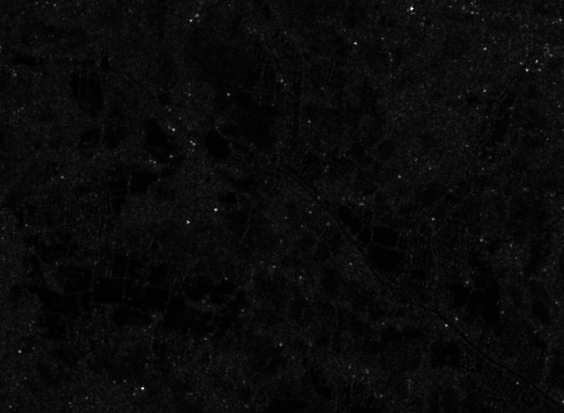
%> input picture subsetpost.tif, 564 x 413 px; the run also reads 1 picture not shown here
$ octave threshold_SD_v4.m   (GNU Octave 9; MATLAB toolbox functions it lacks are replaced by stand-ins)
%> lines starting %> are read from the running program, lines starting %| are printed output that depends on the picture; in (x1, y1, x2, y2) boxes, pixels count from 0 and x2, y2 are one past the last pixel; in counts of white or black regions, pixels touching at a corner belong together; the program's own positions count from 1; long printed decimals are rounded
IMG_post = double(imread('subsetpost.tif'));
%> IMG_post: size 413x564 double; min 20, max 4325, mean 198.5; mean of the top-left, top-right, bottom-left and bottom-right quarters 197, 227.3, 187.3, 182.7
IMG_pre = double(imread('subsetpre.tif'));
%> IMG_pre: size 413x564 double; min 0, max 5223, mean 259.2; mean of the top-left, top-right, bottom-left and bottom-right quarters 259.8, 266.2, 267.7, 243.3
% [4 lines of commented-out code are left out]

[r,c] = size(IMG_pre); %size of post and pre image is the same
%> r = 413; c = 564

%assumed threshold (-2sd)
t_post=std(IMG_post,0,"all")/2;
%> t_post = 53.49
t_pre=std(IMG_pre,0,"all")/2;
%> t_pre = 52.87
%find minimum pixel value
Vmin_post = min(IMG_post,[],"all");
%> Vmin_post = 20
Vmin_pre = min(IMG_pre,[],"all");
%> Vmin_pre = 0

fprintf("Post Vmin: %f Post t: %f\n---------post---------\n",Vmin_post,t_post);
%| Post Vmin: 20.000 Post t: 53.493
%| ---------post---------
new_IMG_post=main(IMG_post,r,c,Vmin_post,t_post);
%> after the loop in main, `for x = 1:r`:
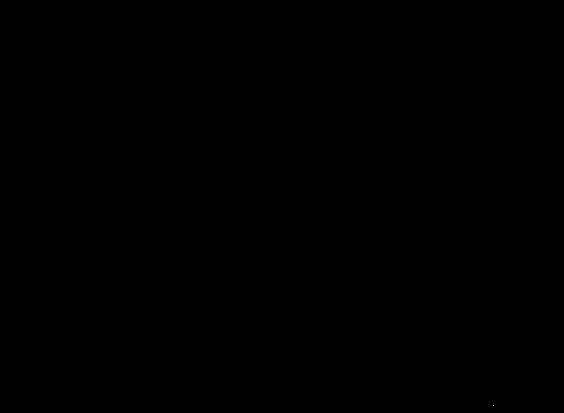
%> J1: size 413x564 logical; 0% white in thin lines or dots, all inside (x1, y1, x2, y2) = (493, 405, 494, 406)
%> after the loop in main, `for x = 1:r`:
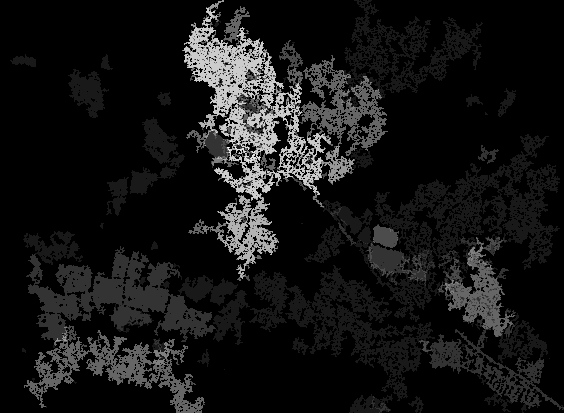
%> new_IMG: size 413x564 double; min 0, max 10, mean 0.812; drawn with min black and max white
%> after the loop in main, `for x = 1:r`: new_t = -1
%> in main, `new_IMG(new_IMG>0)=255;`: new_IMG: size 413x564 double; 29.2% white; 24 white regions (6 under 20 px), largest, box (x1, y1, x2, y2) and area: (182, 0, 564, 413) 48113, (23, 231, 250, 413) 15061, (68, 69, 109, 118) 1007
fprintf("Pre Vmin: %f Pre t: %f\n---------pre----------\n",Vmin_pre,t_pre);
%| Pre Vmin: 0 Pre t: 52.868
%| ---------pre----------
new_IMG_pre=main(IMG_pre,r,c,Vmin_pre,t_pre);
%> call 2 of main, with r = 413, c = 564, Vmin = 0, t = 52.87
%> after the loop in main (call 2), `for x = 1:r`: J1: size 413x564 logical; 0% white in thin lines or dots, all inside (x1, y1, x2, y2) = (338, 405, 339, 406)
%> after the loop in main (call 2), `for x = 1:r`:
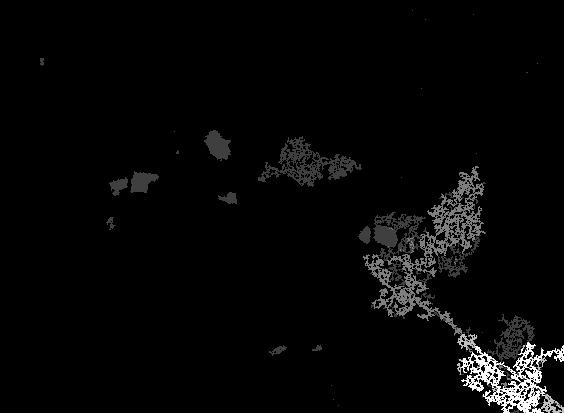
%> new_IMG: size 413x564 double; min 0, max 4, mean 0.106; drawn with min black and max white
%> in main (call 2), `new_IMG(new_IMG>0)=255;`:
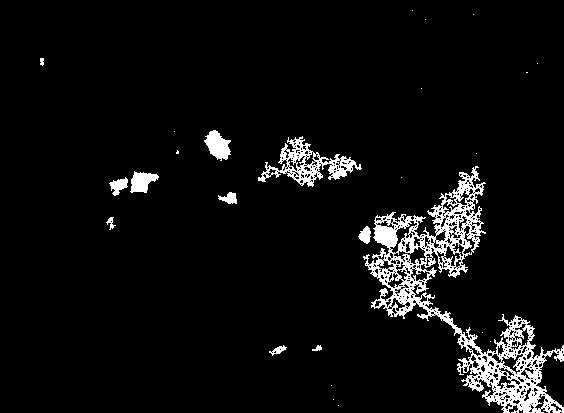
%> new_IMG: size 413x564 double; 5.6% white; 26 white regions (15 under 20 px), largest, box (x1, y1, x2, y2) and area: (363, 166, 564, 413) 9880, (258, 136, 362, 187) 1584, (204, 130, 231, 161) 505
fprintf("Done\n");
IMG_inundated=new_IMG_post-new_IMG_pre; % post-pre is inundated area
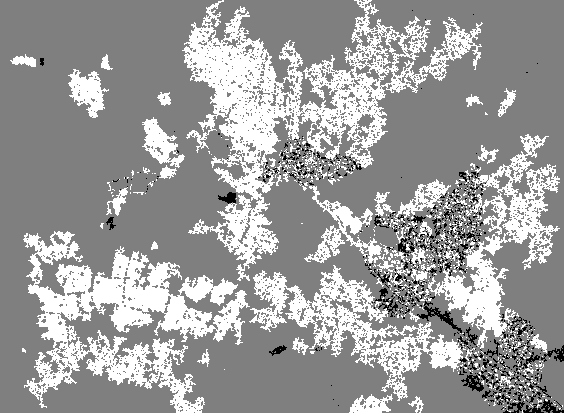
%> IMG_inundated: size 413x564 double; min -255, max 255, mean 60.1; drawn with min black and max white

figure, imshow(imadjust(uint8(IMG_post)));
%> after `imshow(imadjust(uint8(IMG_post)))`:
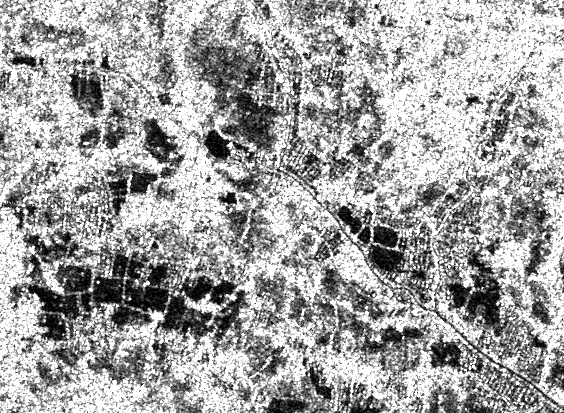
%> displayed picture: size 413x564, on the screen's scale of 0 to 255; min 0, max 255, mean 163.1
figure, imshow(imadjust(uint8(IMG_pre)));
%> after `imshow(imadjust(uint8(IMG_pre)))`:
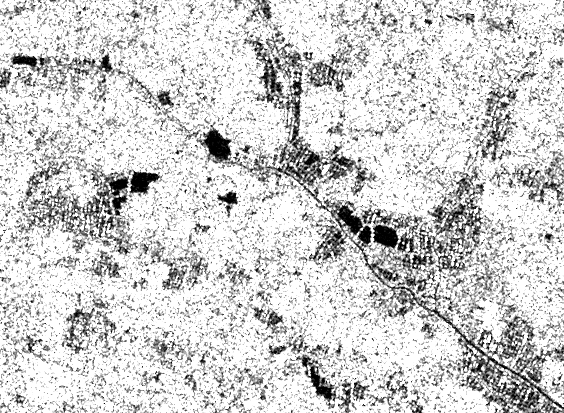
%> displayed picture: size 413x564, on the screen's scale of 0 to 255; min 0, max 255, mean 208
figure, imshow(imadjust(new_IMG_post));
figure, imshow(imadjust(new_IMG_pre));
%figure, imshow(imadjust(IMG_inundated));

%> the run ends on the next line
IMG_inundated_mode=modefilt(IMG_inundated,[3,3]); %mode filter to reduce noise
% [21 lines not run here, left out]
function [new_IMG]=main(IMG,r,c,Vmin,t)
    new_IMG=zeros(r,c);
    for x = 1:r
        for y = 1:c
            if ~new_IMG(x,y) %if pixel not marked water
                if IMG(x,y)>=Vmin && IMG(x,y)<=t+Vmin %check within threshold
                    [new_t]=threshold_sd_shift(IMG,r,c,x,y,t,Vmin); %get new threshold
                    if new_t ~=-1 % new_t == -1 then pixel is not water
                        J1 = regiongrown(IMG,x,y,new_t); %using new local threshold
                        new_IMG=new_IMG+J1;
                    end
                end
            end
        end
    end
    new_IMG(new_IMG>0)=255;
    % non zero pixel - not water (255 - white)
end
